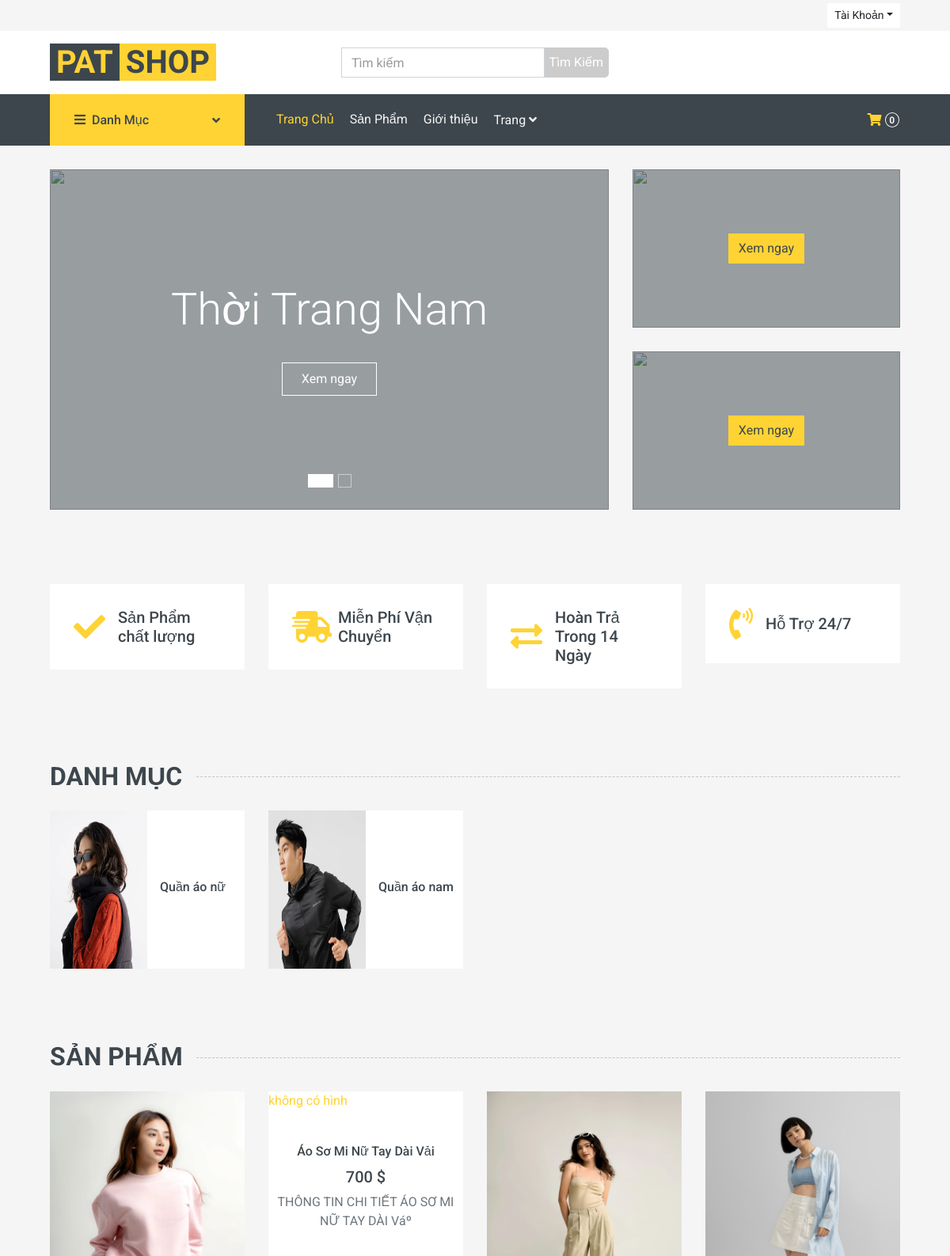
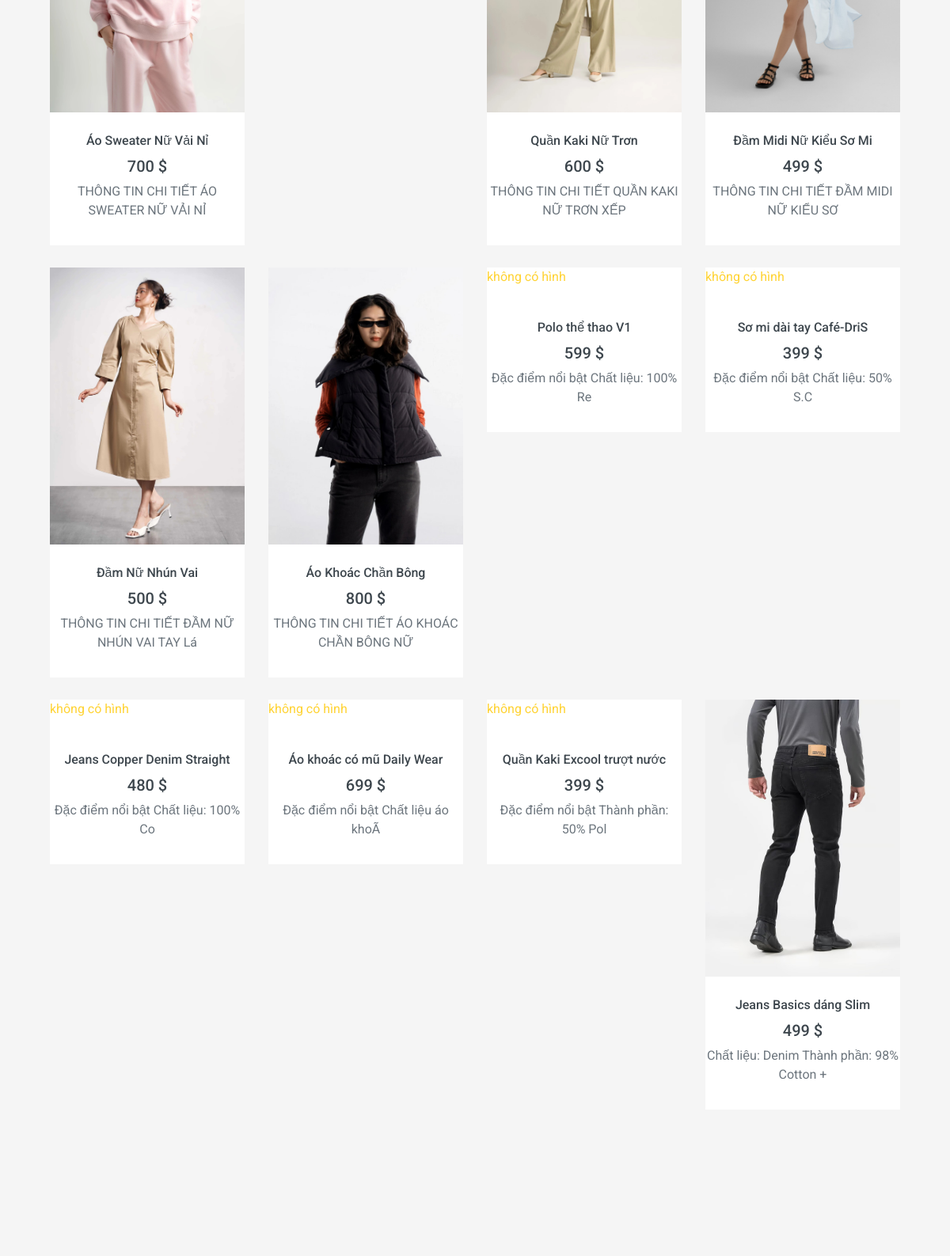
The page / (upper part) on the database its author committed (2 pictures, top to bottom).
### tables this page shows
CREATE TABLE `loai` (
  `img` text NOT NULL,
  `ma_loai` int(11) NOT NULL,
  `ten_loai` varchar(50) NOT NULL
);

CREATE TABLE `sanpham` (
  `id` int(10) NOT NULL,
  `ten_san_pham` varchar(255) NOT NULL,
  `mo_ta` text NOT NULL,
  `gia` double(10,2) NOT NULL,
  `so_luong` int(11) NOT NULL,
  `img` varchar(255) NOT NULL,
  `trangthai` varchar(20) NOT NULL,
  `thong_tin_km` varchar(255) NOT NULL,
  `ma_loai` int(10) NOT NULL,
  `loai_sp` varchar(255) DEFAULT NULL
);

### Models/connect.php (called while the page is built, shortened)
<?php
function pdo_get_connection(){
    $dburl = "mysql:host=localhost;dbname=duan1;charset=utf8";
    $username = 'root';
    $password = '';
    $conn = new PDO($dburl, $username, $password);
    $conn->setAttribute(PDO::ATTR_ERRMODE, PDO::ERRMODE_EXCEPTION);
    return $conn;
}
function pdo_query($sql){
    $sql_args = array_slice(func_get_args(), 1);
    try{
        $conn = pdo_get_connection();
        $stmt = $conn->prepare($sql);
        $stmt->execute($sql_args);
        $rows = $stmt->fetchAll();
        return $rows;
    }
    catch(PDOException $e){
        throw $e;
    }
    finally{
        unset($conn);
    }
}

### Models/danhmuc.php (called while the page is built, shortened)
<?php
require_once 'connect.php';
function loadall_danhmuc_home(){
   $sql ="select * from loai order by ma_loai desc";
   $listcategory = pdo_query($sql);
   return $listcategory;
}

### Models/sanpham.php (called while the page is built, shortened)
<?php
require_once 'connect.php';
function loadall_sanpham_home() {
    $sql = "SELECT * FROM sanpham WHERE 1 ORDER BY id desc limit 0,12";
    $listsanpham = pdo_query($sql);
    return $listsanpham;
}
?>

### home.php (the view, shortened to what this page needs)
 <div class="container-fluid mb-3">
        <div class="row px-xl-5">
            <div class="col-lg-8">
                <div id="header-carousel" class="carousel slide carousel-fade mb-30 mb-lg-0" data-ride="carousel">
                    <ol class="carousel-indicators">
                        <li data-target="#header-carousel" data-slide-to="0" class="active"></li>
                        <li data-target="#header-carousel" data-slide-to="1"></li>
                    </ol>
                    <div class="carousel-inner">
                        <div class="carousel-item position-relative active" style="height: 430px;">
                            <img class="position-absolute w-100 h-100" src="upload/imgbn4.jpg" style="object-fit: cover;">
                            <div class="carousel-caption d-flex flex-column align-items-center justify-content-center">
                                <div class="p-3" style="max-width: 700px;">
                                    <h1 class="display-4 text-white mb-3 animate__animated animate__fadeInDown">Thời Trang Nam</h1>
                                    <a class="btn btn-outline-light py-2 px-4 mt-3 animate__animated animate__fadeInUp" href="index.php?act=sanpham">Xem ngay</a>
                                </div>
                            </div>
                        </div>
                    </div>
                </div>
            </div>
            <div class="col-lg-4">
                <div class="product-offer mb-30" style="height: 200px;">
                    <div class="offer-text">
                        <a href="index.php?act=sanpham" class="btn btn-primary">Xem ngay</a>
                    </div>
                </div>
                <div class="product-offer mb-30" style="height: 200px;">
                    <div class="offer-text">
                        <a href="index.php?act=sanpham" class="btn btn-primary">Xem ngay</a>
                    </div>
                </div>
            </div>
        </div>
    </div>
    <div class="container-fluid pt-5">
        <div class="row px-xl-5 pb-3">
            <div class="col-lg-3 col-md-6 col-sm-12 pb-1">
                <div class="d-flex align-items-center bg-light mb-4" style="padding: 30px;">
                    <h1 class="fa fa-check text-primary m-0 mr-3"></h1>
                    <h5 class="font-weight-semi-bold m-0">Sản Phẩm chất lượng</h5>
                </div>
            </div>
            <div class="col-lg-3 col-md-6 col-sm-12 pb-1">
                <div class="d-flex align-items-center bg-light mb-4" style="padding: 30px;">
                    <h1 class="fa fa-shipping-fast text-primary m-0 mr-2"></h1>
                    <h5 class="font-weight-semi-bold m-0">Miễn Phí Vận Chuyển</h5>
                </div>
            </div>
            <div class="col-lg-3 col-md-6 col-sm-12 pb-1">
                <div class="d-flex align-items-center bg-light mb-4" style="padding: 30px;">
                    <h1 class="fas fa-exchange-alt text-primary m-0 mr-3"></h1>
                    <h5 class="font-weight-semi-bold m-0">Hoàn Trả Trong 14 Ngày</h5>
                </div>
            </div>
            <div class="col-lg-3 col-md-6 col-sm-12 pb-1">
                <div class="d-flex align-items-center bg-light mb-4" style="padding: 30px;">
                    <h1 class="fa fa-phone-volume text-primary m-0 mr-3"></h1>
                    <h5 class="font-weight-semi-bold m-0">Hỗ Trợ 24/7</h5>
                </div>
            </div>
        </div>
    </div>
    <div class="container-fluid pt-5">
        <h2 class="section-title position-relative text-uppercase mx-xl-5 mb-4"><span class="bg-secondary pr-3">DANH MỤC</span></h2>
        <div class="row px-xl-5 pb-3">
        <?php
             foreach ($dmnew as $dm){
             extract($dm);
             $iddm = "index.php?act=sanphamdm&ma_loai=".$ma_loai;
        $hinhpath = "upload/".$img;
        if (is_file($hinhpath)) {
            $img="<img src='".$hinhpath."' width= '100%' height='200'>" ;
        }else{
            $img = "không có hình";
        }
        echo '
        <div class="col-lg-3 col-md-4 col-sm-6 pb-1">
            <a class="text-decoration-none" href="'.$iddm.'">
                <div class="cat-item d-flex align-items-center mb-4">
                    <div class="overflow-hidden" style="width: 50%; height: 200px;">
                  '.$img.'
                    </div>
                    <div class="flex-fill pl-3">
                        <h6>'.$ten_loai.'</h6>
                        <small class="text-body"></small>
                    </div>
                </div>
            </a>
        </div>
        ';
    }
?>
</div>
    </div>
    <div class="container-fluid pt-5 pb-3">
    <h2 class="section-title position-relative text-uppercase mx-xl-5 mb-4"><span class="bg-secondary pr-3">SẢN PHẨM</span></h2>
    <div class="row px-xl-5">
        <?php
    foreach ($spnew as $sp) {
        extract($sp);
        $limitedDescription = substr($mo_ta, 0, 50);
        $hinhpath = "upload/".$img;
        $spct= "index.php?act=ctsanpham&id=".$id;
        if (is_file($hinhpath)) {
            $imgTag = "<img class='img-fluid' style='width:100%; height:350px;' src='".$hinhpath."' alt='Product Image'>";
        } else {
            $imgTag = "<p>không có hình</p>";
        }
        echo '<div class="col-lg-3 col-md-4 col-sm-6 pb-1">
        <a  href="index.php?act=sanphamct&id='. $id. '">
            <div class="product-item bg-light mb-4">
                <div class="product-img position-relative overflow-hidden">
                    ' . $imgTag . '
                    <div class="product-action">
                        <a class="btn btn-outline-dark btn-square" href=""><i class="far fa-heart"></i></a>
                        <a class="btn btn-outline-dark btn-square" href=""><i class="fa fa-sync-alt"></i></a>
                        <a class="btn btn-outline-dark btn-square" href="' . $spct . '"><i class="fa fa-search"></i></a>
                    </div>
                </div>
                <div class="text-center py-4">
                    <a class="h6 text-decoration-none text-truncate" href="' . $spct . '">' . $ten_san_pham . '</a>
                    <div class="d-flex align-items-center justify-content-center mt-2">
                        <h5>' . $gia . ' $</h5>
                    </div>
                    <div class="d-flex align-items-center justify-content-center mb-1">
                    '.$limitedDescription.'
                    </div>
                    <div class="d-flex align-items-center justify-content-center mb-1">
                        <form action="index.php?act=giohang" method="post">
                            <input type="hidden" name="id" value="' . $id . '">
                            <input type="hidden" name="ten_san_pham" value="' . $ten_san_pham . '">
                            <input type="hidden" name="gia" value="' . $gia . '">
                            <input type="hidden" name="img" value="' . $img . '">
                        </form>
                    </div>
                </div>
            </div>
        </div>';
}
?>
        </div>
    </div>
    <div class="container-fluid py-5">
    </div>

### rows shown on the page
loai: img (picture), ten_loai "Quần áo nữ"
loai: img (picture), ten_loai "Quần áo nam"
sanpham: img (picture), ten_san_pham "Áo Sweater Nữ Vải Nỉ", gia "700", mo_ta "THÔNG TIN CHI TIẾT ÁO SWEATER NỮ VẢI NỈ"
sanpham: img "không có hình", ten_san_pham "Áo Sơ Mi Nữ Tay Dài Vải", gia "700", mo_ta "THÔNG TIN CHI TIẾT ÁO SƠ MI NỮ TAY DÀI Váº"
sanpham: img (picture), ten_san_pham "Quần Kaki Nữ Trơn", gia "600", mo_ta "THÔNG TIN CHI TIẾT QUẦN KAKI NỮ TRƠN XẾP"
sanpham: img (picture), ten_san_pham "Đầm Midi Nữ Kiểu Sơ Mi", gia "499", mo_ta "THÔNG TIN CHI TIẾT ĐẦM MIDI NỮ KIỂU SƠ"
sanpham: img (picture), ten_san_pham "Đầm Nữ Nhún Vai", gia "500", mo_ta "THÔNG TIN CHI TIẾT ĐẦM NỮ NHÚN VAI TAY Lá"
sanpham: img (picture), ten_san_pham "Áo Khoác Chần Bông", gia "800", mo_ta "THÔNG TIN CHI TIẾT ÁO KHOÁC CHẦN BÔNG NỮ"
sanpham: img "không có hình", ten_san_pham "Polo thể thao V1", gia "599", mo_ta "Đặc điểm nổi bật Chất liệu: 100% Re"
sanpham: img "không có hình", ten_san_pham "Sơ mi dài tay Café-DriS", gia "399", mo_ta "Đặc điểm nổi bật Chất liệu: 50% S.C"
sanpham: img "không có hình", ten_san_pham "Jeans Copper Denim Straight", gia "480", mo_ta "Đặc điểm nổi bật Chất liệu: 100% Co"
sanpham: img "không có hình", ten_san_pham "Áo khoác có mũ Daily Wear", gia "699", mo_ta "Đặc điểm nổi bật Chất liệu áo khoÃ"
sanpham: img "không có hình", ten_san_pham "Quần Kaki Excool trượt nước", gia "399", mo_ta "Đặc điểm nổi bật Thành phần: 50% Pol"
sanpham: img (picture), ten_san_pham "Jeans Basics dáng Slim", gia "499", mo_ta "Chất liệu: Denim Thành phần: 98% Cotton +"

### other values the page prints
$soLuongTrongGioHang "0"
